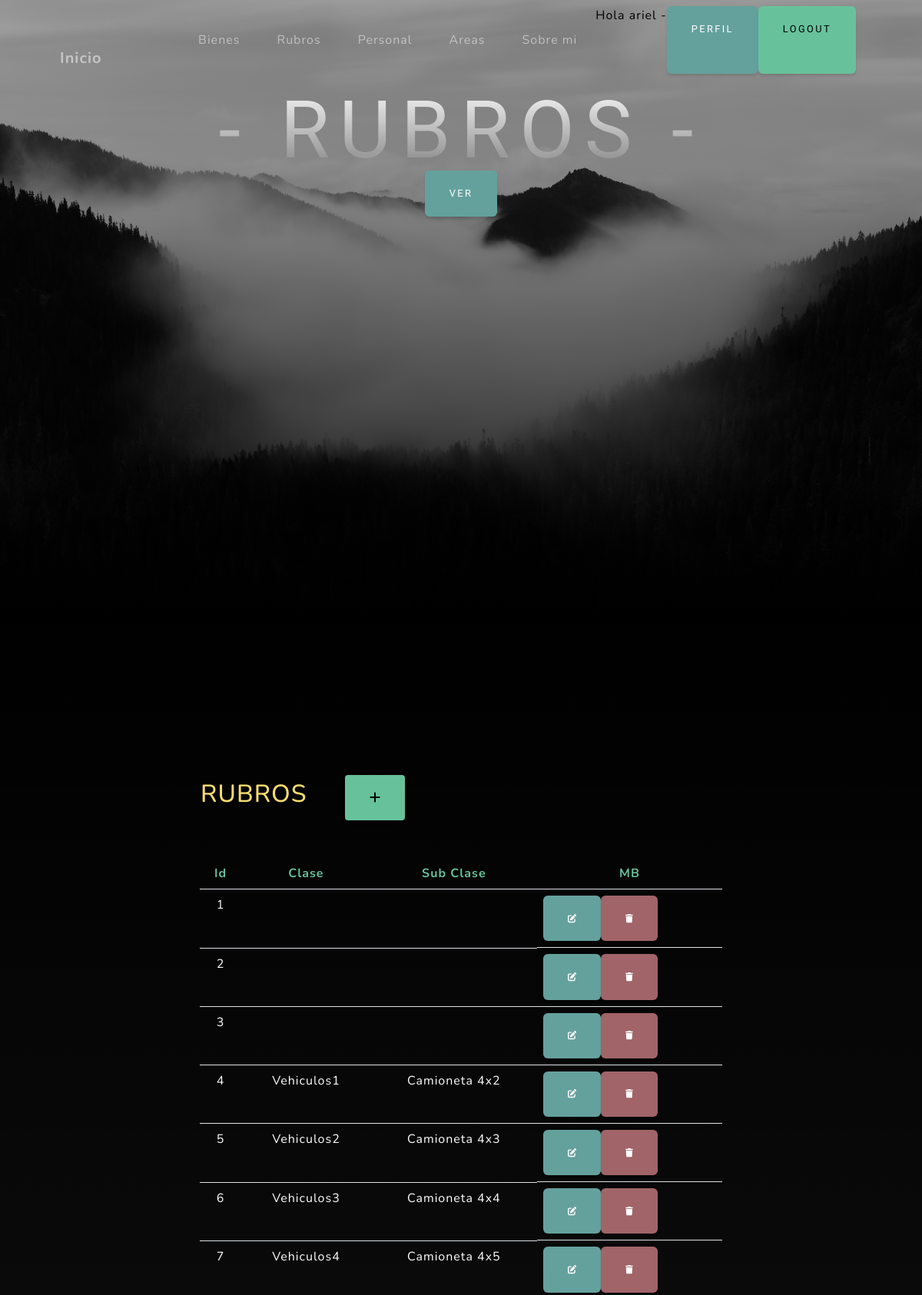
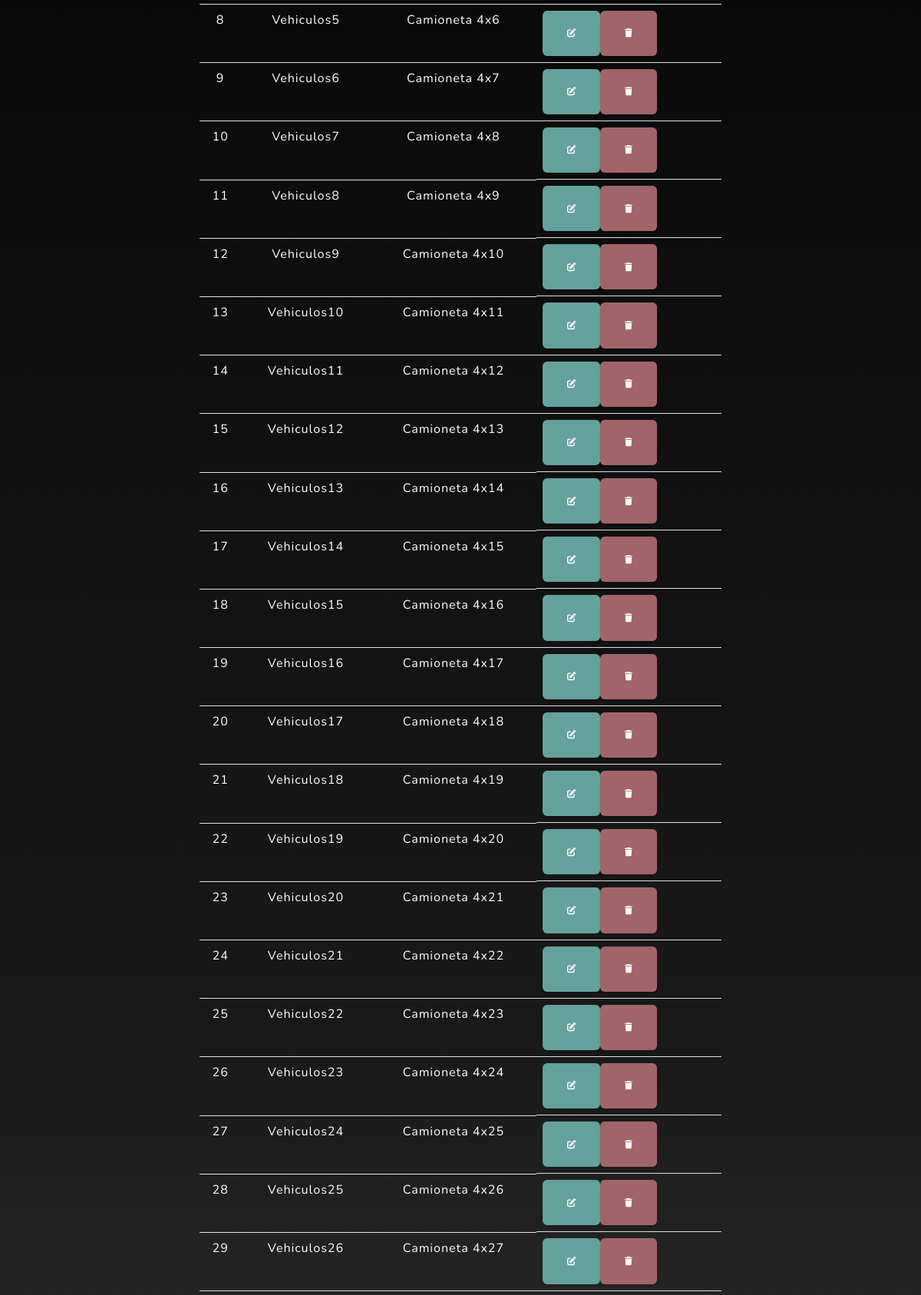
The app's page /aplicacion/rubros/ (signed in, upper part) with its own data (2 pictures, top to bottom).
### aplicacion/models.py (models this page shows, shortened)
class Rubros(models.Model):
    clase = models.CharField(max_length=50)
    subClase = models.CharField(max_length=50)

### aplicacion/views.py (the view)
# urls.py: path('rubros/', RubrosList.as_view(), name= "rubros"),
class RubrosList(LoginRequiredMixin, ListView):
    model = Rubros

### aplicacion/templates/aplicacion/rubros_list.html
{% extends 'aplicacion/home.html' %}
{% block titulo %}
<div class="text-center">
    <h1 class="mx-auto my-0 text-uppercase">- Rubros -</h1>
    <a class="btn btn-primary" href="#about">Ver</a>
{% endblock titulo %}
{% block contenido %}
<table>
    <tr>
        <td with="200"><h2 style="color:#F7DC6F">RUBROS</h2></td>
        <td>
            <a href="{% url 'rubros_create' %}" class="btn btn-success btn-sm m-5"><i class="fa fa-plus fa-lg" title="Alta"></i></a>
        </td>
    </tr>
</table>
<table class="text-white table .align-items-end">
    <thead class="text-success">
        <tr>
            <th>Id</th>
            <th>Clase</th>
            <th>Sub Clase</th>
            <th> MB </th>
        </tr>
    </thead>
    <tbody class="text-white">
{% for r in rubros_list %}
        <tr>
            <td>{{ r.id }}</td>
            <td>{{ r.clase }}</td>
            <td>{{ r.subClase }}</td>
            <td class="d-flex">
                <a
                href="{% url 'rubros_update' r.id %}"
                class="btn btn-primary"
                style="--bs-btn-padding-y: .25rem; --bs-btn-padding-x: .5rem; --bs-btn-font-size: .75rem;"
                ><i class="fa fa-edit fa-sm" title="Editar"></i>
            </a>
            <a
                href="{% url 'rubros_delete' r.id %}"
                class="btn btn-danger"
                style="--bs-btn-padding-y: .25rem; --bs-btn-padding-x: .5rem; --bs-btn-font-size: .75rem;"
                ><i class="fa fa-trash fa-sm" title="Eliminar"></i>
            </a>
            </td>
        </tr>
{% endfor %}
    </tbody>
</table>
{% endblock contenido %}

### aplicacion/templates/aplicacion/home.html (shortened to what this page needs)
<!DOCTYPE html>
<html lang="en">
    <head>
        {% load static %}
        <link href="{% static 'css/styles.css' %}"  rel="stylesheet" />
    </head>
    <body id="page-top">
        <nav class="navbar navbar-expand-lg navbar-light fixed-top" id="mainNav">
            <div class="container px-4 px-lg-5">
                <a class="navbar-brand" href="{% url 'home' %}">Inicio</a>
                <div class="collapse navbar-collapse" id="navbarResponsive">
                    <ul class="navbar-nav ms-auto p-2 align-self-center mb-5 ">
                {% if user.is_authenticated %}
                        <li class="nav-item"><a class="nav-link" href="{% url 'bienes' %}">Bienes</a></li>
                        <li class="nav-item"><a class="nav-link" href="{% url 'rubros' %}">Rubros</a></li>
                        <li class="nav-item"><a class="nav-link" href="{% url 'personal' %}">Personal</a></li>
                        <li class="nav-item"><a class="nav-link" href="{% url 'areas' %}">Areas</a></li>
                        <li class="nav-item"><a class="nav-link" href= "{% url 'sobre_mi' %}">Sobre mi</a></li>
                        <p class="d-flex justify-content-evenly" style="color:black">Hola {{user.username}}   - </p>
                        <a class="btn btn-primary" href="{% url 'editar_perfil' %}">Perfil</a>
                        <a class="btn btn-success" href="{% url 'logout' %}">Logout</a></div>
                {% else %}
                    <a class="btn btn-primary" href="{% url 'login' %}">Login</a>
                    <a class="btn btn-success" href="{% url 'registro' %}">Registro</a>
                {% endif %}
                </div>
        </nav>
        <header class="masthead">
            <div class="container px-4 px-lg-5 d-flex h-50 align-items-center justify-content-center">
                <div class="justify-content-center">
                    {% block titulo %}{% endblock titulo %}
                    </div>
                </div>
            </div>
        </header>
        <section class="about-section text-center" id="about">
            <div class="container px-4 px-lg-5">
                <div class="row gx-4 gx-lg-5 justify-content-center">
                    <div class="col-lg-8">
                        {% block contenido %}
                        {% endblock contenido %}
                    </div>
                </div>
            </div>
    </body>
</html>

### records on screen
Rubros: id "1"
Rubros: id "2"
Rubros: id "3"
Rubros: id "4", clase "Vehiculos1", subClase "Camioneta 4x2"
Rubros: id "5", clase "Vehiculos2", subClase "Camioneta 4x3"
Rubros: id "6", clase "Vehiculos3", subClase "Camioneta 4x4"
Rubros: id "7", clase "Vehiculos4", subClase "Camioneta 4x5"
Rubros: id "8", clase "Vehiculos5", subClase "Camioneta 4x6"
Rubros: id "9", clase "Vehiculos6", subClase "Camioneta 4x7"
Rubros: id "10", clase "Vehiculos7", subClase "Camioneta 4x8"
Rubros: id "11", clase "Vehiculos8", subClase "Camioneta 4x9"
Rubros: id "12", clase "Vehiculos9", subClase "Camioneta 4x10"
Rubros: id "13", clase "Vehiculos10", subClase "Camioneta 4x11"
Rubros: id "14", clase "Vehiculos11", subClase "Camioneta 4x12"
Rubros: id "15", clase "Vehiculos12", subClase "Camioneta 4x13"
Rubros: id "16", clase "Vehiculos13", subClase "Camioneta 4x14"
Rubros: id "17", clase "Vehiculos14", subClase "Camioneta 4x15"
Rubros: id "18", clase "Vehiculos15", subClase "Camioneta 4x16"
Rubros: id "19", clase "Vehiculos16", subClase "Camioneta 4x17"
Rubros: id "20", clase "Vehiculos17", subClase "Camioneta 4x18"
Rubros: id "21", clase "Vehiculos18", subClase "Camioneta 4x19"
Rubros: id "22", clase "Vehiculos19", subClase "Camioneta 4x20"
Rubros: id "23", clase "Vehiculos20", subClase "Camioneta 4x21"
Rubros: id "24", clase "Vehiculos21", subClase "Camioneta 4x22"
Rubros: id "25", clase "Vehiculos22", subClase "Camioneta 4x23"
Rubros: id "26", clase "Vehiculos23", subClase "Camioneta 4x24"
Rubros: id "27", clase "Vehiculos24", subClase "Camioneta 4x25"
Rubros: id "28", clase "Vehiculos25", subClase "Camioneta 4x26"
Rubros: id "29", clase "Vehiculos26", subClase "Camioneta 4x27"

### other values on screen
{{ user.username }} "ariel"
